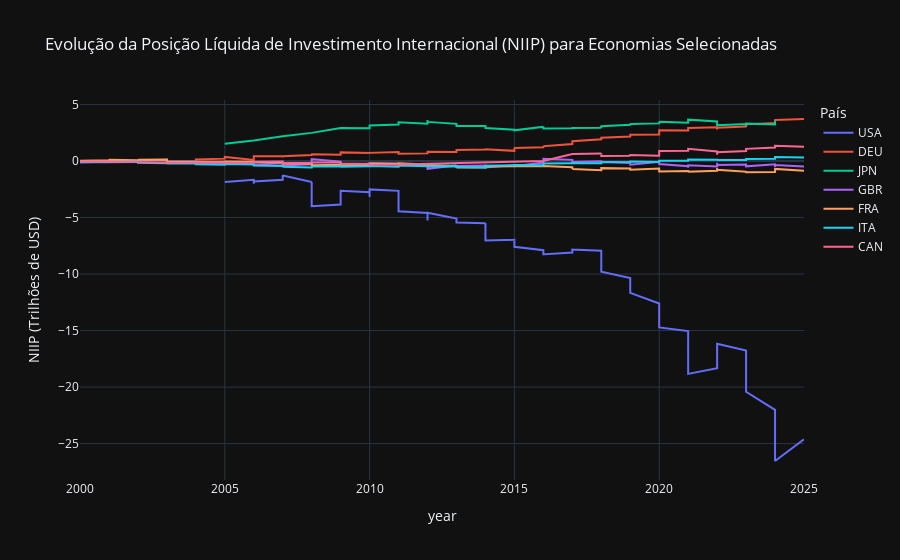

Here is the notebook cell this chart was saved with:
### Markdown cell above
##### Evolução da NIIP para os países do G7

### Code cell
# Adiciona uma coluna para o ano
df['year'] = df['period'].str[:4]
df['year'] = pd.to_numeric(df['year'], errors='coerce')

g7_countries =['CAN', 'DEU', 'JPN', 'USA', 'ITA', 'FRA', 'GBR']
niip_trends = df[(df['indicator'] == 'NIIP') & (df['country'].isin(g7_countries))]

fig = px.line(niip_trends,
              x='year',
              y='value_trillions',
              color='country',
              title='Evolução da Posição Líquida de Investimento Internacional (NIIP) para Economias Selecionadas',
              labels={'date': 'Data', 'value_trillions': 'NIIP (Trilhões de USD)', 'country': 'País'})

fig.show()
